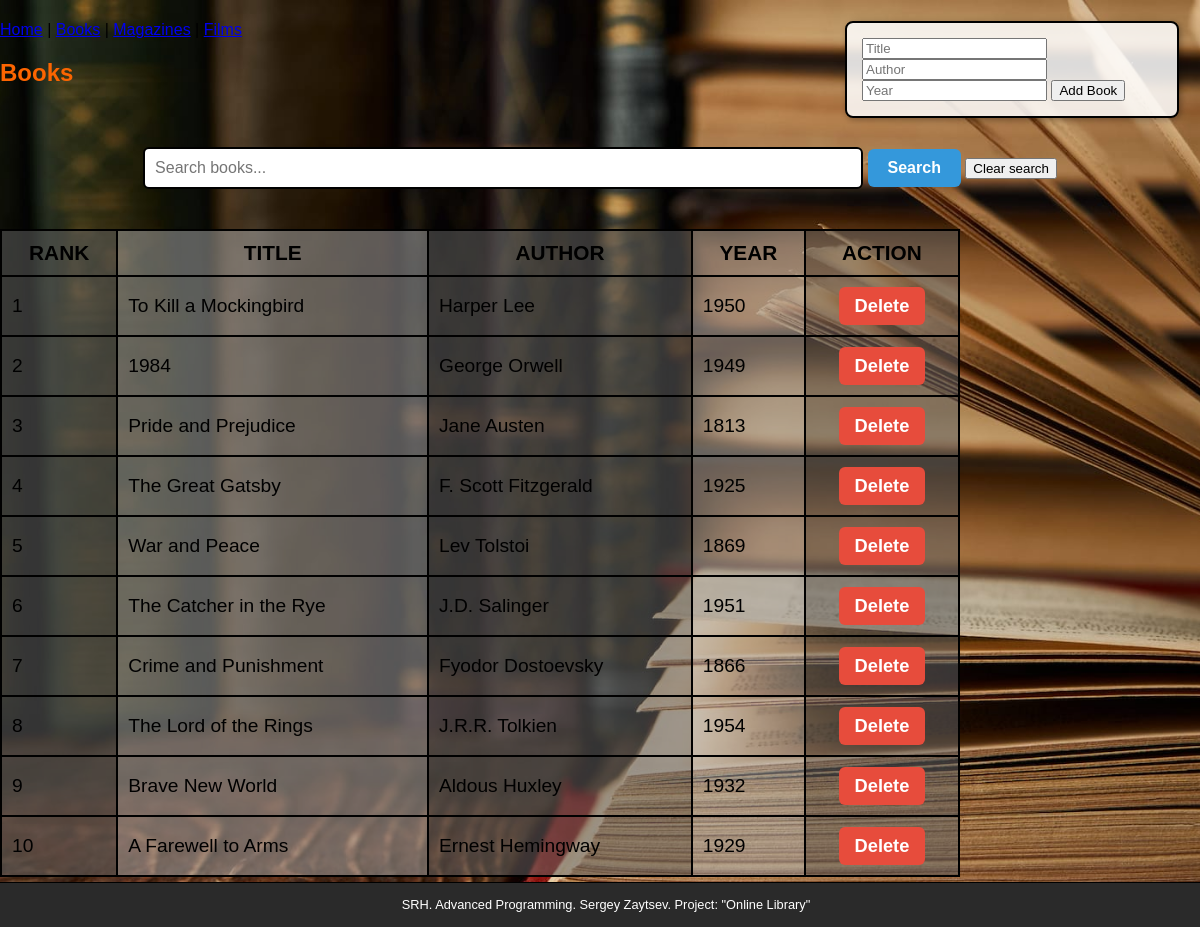
/books, run on the app's committed database.
### backend.py (models this page shows)
class Book(db.Model):
    id = db.Column(db.Integer, primary_key=True)
    title = db.Column(db.String(150), nullable=False)
    author = db.Column(db.String(100), nullable=False)
    year = db.Column(db.Integer, nullable=False)
    rank = db.Column(db.Integer, nullable=True)

### backend.py (the view, shortened to what this page needs)
@library.route('/books', methods=['GET', 'POST'])
def books():
    search_q = request.args.get('search', '').strip()
    query = Book.query
    if search_q:
        query = query.filter(
            (Book.title.ilike(f"%{search_q}%")) |
            (Book.author.ilike(f"%{search_q}%")) |
            (Book.year.like(search_q))
        )
    books = query.order_by(Book.rank).all()
    matched_ranks = [b.rank for b in books]
    if matched_ranks:
        message = f" Books with rank : {', '.join(map(str, matched_ranks))}"
    else:
        message = ("Nothing found")
    return render_template(
        'index.html',
        mode="books",
        items=books,
        message=message,
        search_mode=bool(search_q))

### templates/index.html (shortened to what this page needs)
{% extends "master.html" %}
{% block body %}
  {% if mode not in ["books", "magazines", "films", "search"] %}
    <h1 class="home-title"> Welcome to <span>Online Library</span></h1>
  {% elif mode in ["books", "magazines", "films"] %}
    <h2>{{ mode|capitalize }}</h2>
  {% elif mode == "search" %}
    <h2>Search results for "{{ query }}"</h2>
  {% endif %}
  {% if mode == "books" %}
    <form method="GET" action="{{ request.path }}" class="search-form">
      <input type="text" name="search" placeholder="Search books..." value="{{ request.args.get('search', '') }}">
      <button type="submit" class="search-btn">Search</button>
      <button type="button" onclick="window.location.href='{{ request.path }}'">Clear search</button>
    </form>
    <table>
      <tr><th>Rank</th><th>Title</th><th>Author</th><th>Year</th><th>Action</th></tr>
      {% for book in items %}
        <tr>
          <td>{{ book.rank }}</td>
          <td>{{ book.title }}</td>
          <td>{{ book.author }}</td>
          <td>{{ book.year }}</td>
          <td>
            <form action="/delete_book/{{ book.id }}" method="GET" style="display:inline;">
              <button type="submit" class="delete-btn" onclick="return confirm('Are you sure you want to delete this book?')">Delete</button>
            </form>
          </td>
        </tr>
      {% endfor %}
    </table>
    <form action="/books" method="POST" class="add-form">
      <input name="title" placeholder="Title" required>
      <input name="author" placeholder="Author" required>
      <input type="number" name="year" placeholder="Year" required>
      <button type="submit">Add Book</button>
    </form>
  {% endif %}
{% endblock %}

### static/css/main.css (style rules this page uses)
body { font-family: sans-serif; margin: 0; background-color: #ffffff; }
table, th, td { border: 1px solid black; border-collapse: collapse; padding: 8px; }
body.books { background-image: url("../img/books.jpeg"); background-size: cover; background-position: center; background-attachment: fixed; }
body.books table tr td:nth-child(odd), body.books table tr th:nth-child(odd) { background-color: #5f5f5f8c; }
body.books table tr td:nth-child(even), body.books table tr th:nth-child(even) { background-color: #a5a5a586; }
body.books table { width: 80%; margin-top: 40px; border-collapse: collapse; }
body.books th, body.books td { padding: 10px; text-align: left; }
body.books table, body.books th, body.books td { border: 2px solid #000; border-collapse: collapse; }
body.books th { text-align: center; font-weight: bold; font-size: 1.3em; text-transform: uppercase; color: #000000; }
body.books td { font-size: 1.2em; color: #000000; line-height: 1.4; }
body.books h2 { color: #fc6501 }
.search-form { text-align: center; margin: 60px 20px 20px 20px; }
.search-form input[type="text"] { width: 60%; padding: 10px; font-size: 1em; border: 2px solid #000; border-radius: 6px; }
.add-form { position: absolute; right: 20px; top: 20px; float: right; width: 300px; margin: 1px; background-color: rgba(255, 255, 255, 0.85); padding: 15px; border: 2px solid #000; border-radius: 8px; box-shadow: 2px 2px 6px rgba(0,0,0,0.3); }
.delete-btn { display: block; margin: 0 auto; padding: 8px 16px; background-color: #e74c3c; color: #fff; border: none; border-radius: 6px; font-size: 0.95em; font-weight: bold; cursor: pointer; transition: background-color 0.3s ease, transform 0.2s ease; }
.search-btn { padding: 10px 20px; background-color: #3498db; color: #fff; border: none; border-radius: 6px; font-size: 1em; font-weight: bold; cursor: pointer; transition: background-color 0.3s ease, transform 0.2s ease; }

### data on the page
Book: rank "1", title "To Kill a Mockingbird", author "Harper Lee", year "1950"
Book: rank "2", title "1984", author "George Orwell", year "1949"
Book: rank "3", title "Pride and Prejudice", author "Jane Austen", year "1813"
Book: rank "4", title "The Great Gatsby", author "F. Scott Fitzgerald", year "1925"
Book: rank "5", title "War and Peace", author "Lev Tolstoi", year "1869"
Book: rank "6", title "The Catcher in the Rye", author "J.D. Salinger", year "1951"
Book: rank "7", title "Crime and Punishment", author "Fyodor Dostoevsky", year "1866"
Book: rank "8", title "The Lord of the Rings", author "J.R.R. Tolkien", year "1954"
Book: rank "9", title "Brave New World", author "Aldous Huxley", year "1932"
Book: rank "10", title "A Farewell to Arms", author "Ernest Hemingway", year "1929"

### other printed values
{{ mode|capitalize }} "Books"
